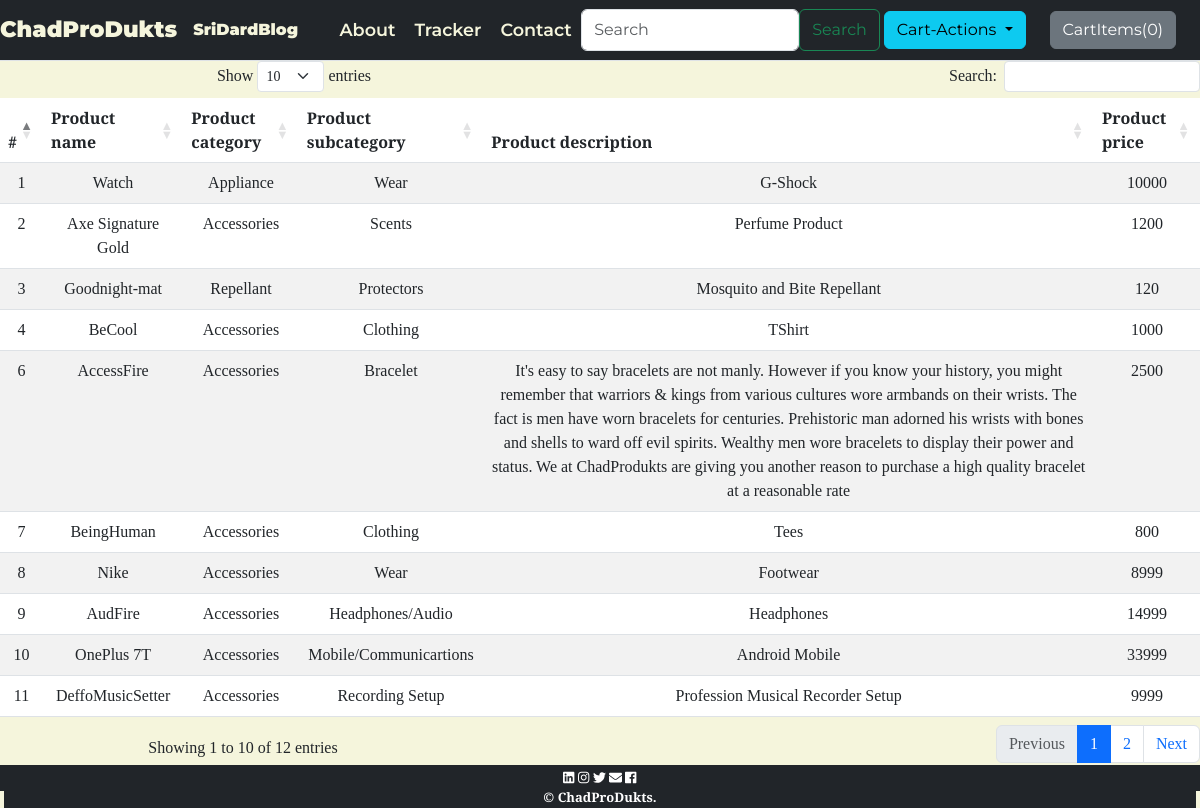
Screenshot of /shop/items/ with the database file from the repository.
### shop/models.py (models this page shows, shortened)
class Product(models.Model):
    product_id=models.AutoField
    product_name=models.CharField(max_length=50)
    product_desc=models.CharField(max_length=2000)
    product_date_pub=models.DateField()
    product_category=models.CharField(max_length=50, default="")
    product_subcategory=models.CharField(max_length=50, default="")
    product_prize=models.IntegerField(default=0)
    product_image=models.ImageField(upload_to="shop/images", default="")

### shop/views.py (the view)
# urls.py: path("items/", views.items, name="contactus"),
def items(request):
    cur=Product.objects.all()
    return render(request, 'shop/items.html',{'product':cur})

### shop/templates/shop/items.html (shortened to what this page needs)
{% extends 'shop/base.html' %}
{%block links%}
<link rel="stylesheet" href="https://cdnjs.cloudflare.com/ajax/libs/twitter-bootstrap/5.3.0/css/bootstrap.min.css">
<link rel="stylesheet" href="https://cdn.datatables.net/1.13.6/css/dataTables.bootstrap5.min.css">
{%endblock%}
{%block body%}
<table id="example" class="table table-striped" style="width:100%">
    <thead>
        <tr>
            <th>#</th>
            <th>Product name</th>
            <th>Product category</th>
            <th>Product subcategory</th>
            <th>Product description</th>
            <th>Product price</th>
        </tr>
    </thead>
    <tbody>
      {%for i in product%}
        <tr>
            <td>{{i.id}}</td>
            <td>{{i.product_name}}</td>
            <td>{{i.product_category}}</td>
            <td>{{i.product_subcategory}}</td>
            <td>{{i.product_desc}}</td>
            <td>{{i.product_prize}}</td>
        </tr>
      {%endfor%}
</table>
  {%endblock%}

### shop/static/shop/css/styles.css (style rules this page uses)
body { font-family: 'Merriweather', serif; font-weight: 400; background-color: beige; text-align: center; }

### rows the page displays
Product: id "1", product_name "Watch", product_category "Appliance", product_subcategory "Wear", product_desc "G-Shock", product_prize "10000"
Product: id "2", product_name "Axe Signature Gold", product_category "Accessories", product_subcategory "Scents", product_desc "Perfume Product", product_prize "1200"
Product: id "3", product_name "Goodnight-mat", product_category "Repellant", product_subcategory "Protectors", product_desc "Mosquito and Bite Repellant", product_prize "120"
Product: id "4", product_name "BeCool", product_category "Accessories", product_subcategory "Clothing", product_desc "TShirt", product_prize "1000"
Product: id "6", product_name "AccessFire", product_category "Accessories", product_subcategory "Bracelet", product_desc "It's easy to say bracelets are not manly. However if you know your history, you might remember that warriors & kings from various cultures wore armbands on their wrists. The fact is men have worn bracelets for centuries. Prehistoric man adorned his wrists with bones and shells to ward off evil spirits. Wealthy men wore bracelets to display their power and status. We at ChadProdukts are giving you another reason to purchase a high quality bracelet at a reasonable rate", product_prize "2500"
Product: id "7", product_name "BeingHuman", product_category "Accessories", product_subcategory "Clothing", product_desc "Tees", product_prize "800"
Product: id "8", product_name "Nike", product_category "Accessories", product_subcategory "Wear", product_desc "Footwear", product_prize "8999"
Product: id "9", product_name "AudFire", product_category "Accessories", product_subcategory "Headphones/Audio", product_desc "Headphones", product_prize "14999"
Product: id "10", product_name "OnePlus 7T", product_category "Accessories", product_subcategory "Mobile/Communicartions", product_desc "Android Mobile", product_prize "33999"
Product: id "11", product_name "DeffoMusicSetter", product_category "Accessories", product_subcategory "Recording Setup", product_desc "Profession Musical Recorder Setup", product_prize "9999"
